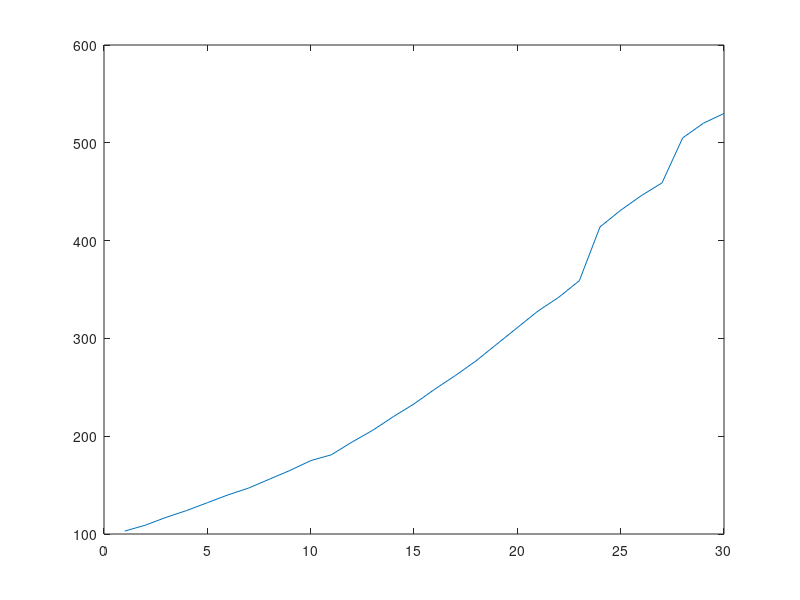
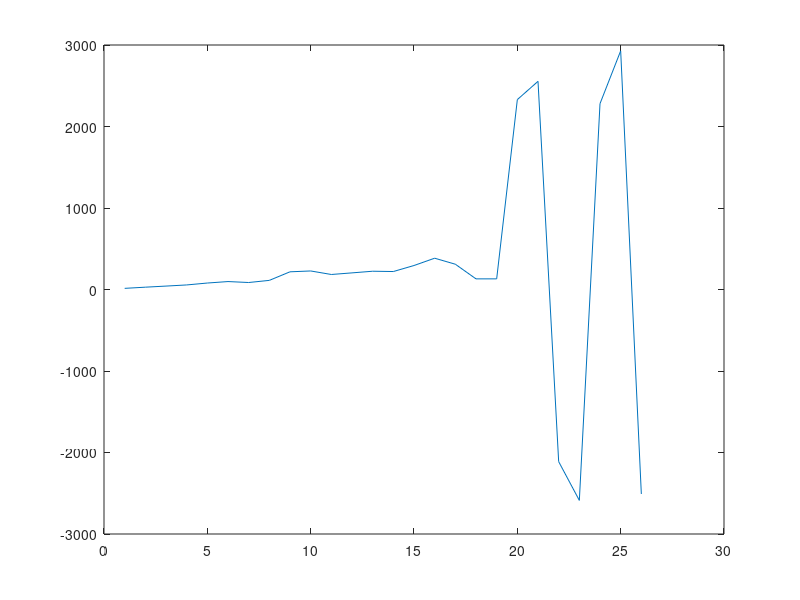

MATLAB code to generate these figures, in order:
clear all;
X=[103 109 117 124 132 140 147 156 165 175 181 194 206 220 233 248 262 277 294 311 328 342 359 414 431 446 459 505 520 530] 
% X=[ 0.0339    0.0689    0.1050    0.1422    0.1806    0.2200    0.2606    0.3022    0.3450  0.3889    0.4339    0.4800    0.5272    0.5756    0.6250    0.6756    0.7272    0.7800 0.8339    0.8889    0.9450    1.0022    1.0606    1.1200    1.1806    1.2422    1.3050  1.3689    1.4339    1.5000]
len=length(X);
temp=X(2:end);
ans=temp-X(1:end-1);
for i=1:26
%  sum(i)=1;
   sum(i)=(ans(i+3)+ans(i+2)-ans(i+1)-ans(i))/(4*(1/900))
end
v=(X(3)-X(1))/(1/30);
% v=1
t=1/30;
smuu=0;
for i=1:1:26
smun(i)=v*t+0.5*sum(i)*t*t
t=t+1/30
end


plot(X)
figure;
plot(smun)